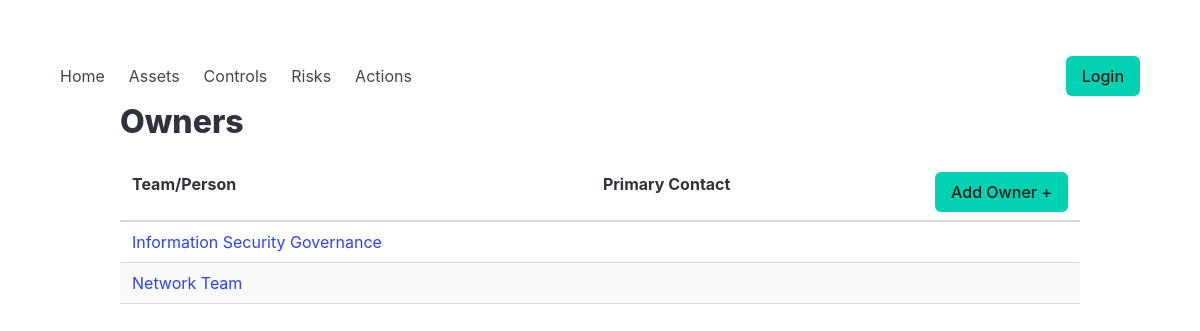
The app's page /car/owner/, older data.
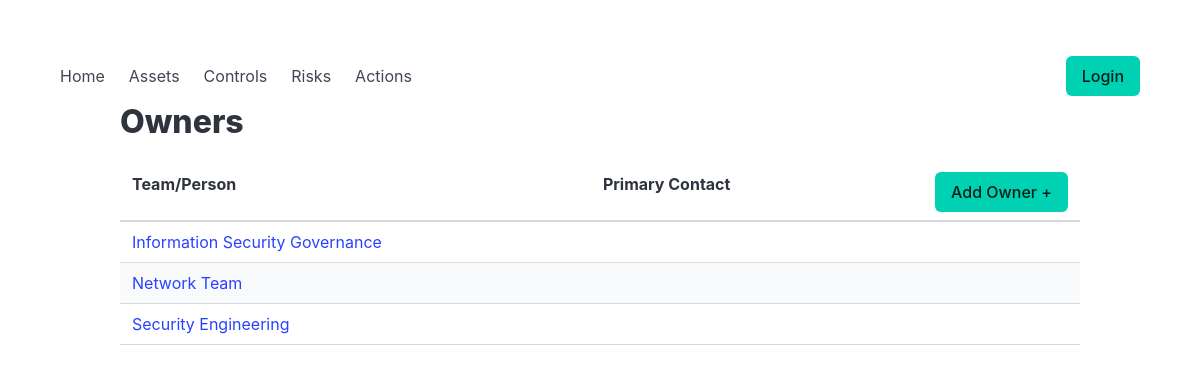
The same page, newer data.
### car/models.py (models this page shows, shortened)
class TimestampedModel(models.Model):
    created_at = models.DateTimeField(auto_now_add=True)
    updated_at = models.DateTimeField(auto_now=True)
    created_by = models.ForeignKey(
        settings.AUTH_USER_MODEL,
        null=True,
        blank=True,
        on_delete=models.SET_NULL,
        related_name="%(class)s_created",
        editable=False,
    )
    updated_by = models.ForeignKey(
        settings.AUTH_USER_MODEL,
        null=True,
        blank=True,
        on_delete=models.SET_NULL,
        related_name="%(class)s_updated",
        editable=False,
    )
    updated_by_username = models.CharField(
        max_length=150,
        blank=True,
        editable=False,
    )
    class Meta:
        abstract = True

class Owner(TimestampedModel):
    name = models.CharField(help_text="Person or team responsible for this asset", max_length=150)
    contact_prim = models.CharField(help_text="Primary contact in event of an incident/DR", blank=True,null=True)
    users = models.ManyToManyField(
        User,
        through='OwnerMembership',
        related_name='owners'
    )

### car/views.py (the view)
# urls.py: path("owner/", views.owner_list, name="owner_list"),
def owner_list(request):
    owner_list = Owner.objects.all()
    context = {"owner_list": owner_list, "ptitle": "Your owners"}
    logger.debug("owner_list: accessing by %s", request.user)
    return render(request, "car/owner_list.html", context)

### car/templates/car/owner_list.html (shortened to what this page needs)
{% extends "car/base.html" %}
{% block content %}
{% load static %}
    <div class="container">
      <h1 class="title">Owners</h1>
      <table class="table is-striped is-hoverable is-fullwidth">
        <thead>
          <tr>
            <th>Team/Person</th>
            <th>Primary Contact
              <div style="float: right;"><a href="{% url 'owner_edit' 0 %}"><span title="Add new Owner" class="button is-primary">Add Owner +</span></a></div>
            </th>
          </tr>
        </thead>
        <tbody>
          <tr>
        {% for owner in owner_list %}
            <td style="padding-left: {{ owner.indent }}px;">
                <a href="{% url 'owner_edit' owner.pk %}">{{ owner.name }}</a>
            </td>
            <td>{{ owner.primary_contact }}</td>
          </tr><tr>
        {% empty %}
            <td colspan="2">There are no owners yet.</td>
        {% endfor %}
          </tr>
        </tbody>
      </table>
    </div>
{% endblock %}

Row changes from the older to the newer data that the page shows:
added Owner: name "Security Engineering"
